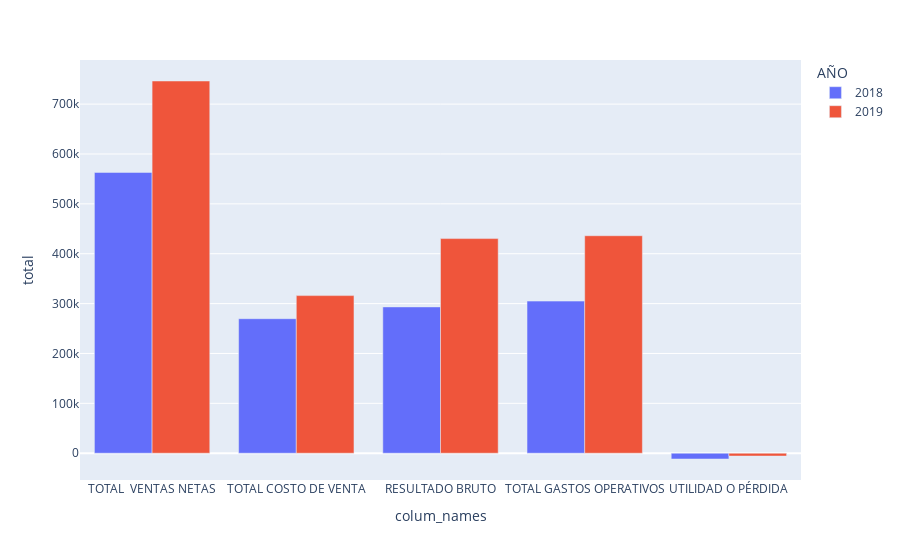

Notebook cell for this chart:
### Code cell
#Testing different libraries for visualisations

#Plotting P&L for 2018 and 2019

colors_2014 = ['azure', 'greys', 'ice']
fig = px.bar(df_filtered, x = "colum_names", 
                 y = "total", 
                 color='AÑO' )

fig.update_layout(barmode='group')

# hide and lock down axes
#fig.update_yaxes(visible=False, fixedrange=True)

fig.update_layout()

fig.show()

### Figure 1 — Plotly figure (JSON) as saved in the notebook; plotly's stock layout.template omitted (floating-point values rounded to 4 significant figures)
{"data": [{"alignmentgroup": "True", "hoverlabel": {"namelength": 0}, "hovertemplate": "AÑO=2018<br>colum_names=%{x}<br>total=%{y}", "legendgroup": "2018", "marker": {"color": "#636efa"}, "name": "2018", "offsetgroup": "2018", "orientation": "v", "showlegend": true, "textposition": "auto", "type": "bar", "x": ["TOTAL  VENTAS NETAS", "TOTAL COSTO DE VENTA", "RESULTADO BRUTO", "TOTAL GASTOS OPERATIVOS", "UTILIDAD O PÉRDIDA"], "xaxis": "x", "y": [563100.0, 269700.0, 293400.0, 305000.0, -11610.0], "yaxis": "y"}, {"alignmentgroup": "True", "hoverlabel": {"namelength": 0}, "hovertemplate": "AÑO=2019<br>colum_names=%{x}<br>total=%{y}", "legendgroup": "2019", "marker": {"color": "#EF553B"}, "name": "2019", "offsetgroup": "2019", "orientation": "v", "showlegend": true, "textposition": "auto", "type": "bar", "x": ["TOTAL  VENTAS NETAS", "TOTAL COSTO DE VENTA", "RESULTADO BRUTO", "TOTAL GASTOS OPERATIVOS", "UTILIDAD O PÉRDIDA"], "xaxis": "x", "y": [746363, 316001, 430361, 436086, -5725], "yaxis": "y"}], "layout": {"barmode": "group", "legend": {"title": {"text": "AÑO"}, "tracegroupgap": 0}, "margin": {"t": 60}, "xaxis": {"anchor": "y", "domain": [0, 1], "title": {"text": "colum_names"}}, "yaxis": {"anchor": "x", "domain": [0, 1], "title": {"text": "total"}}}}
